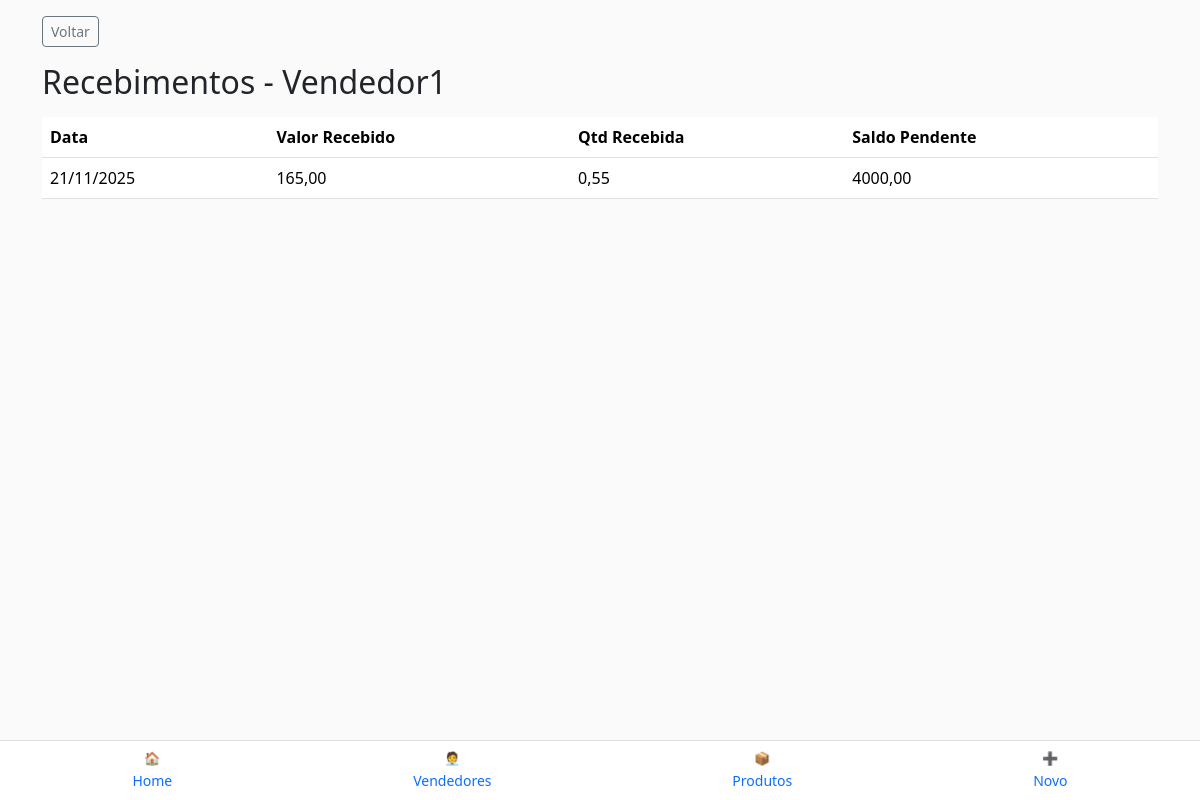
Screenshot of /operacoes/recebimentos/vendedor/1/ (signed in) with the database file from the repository.
### vendedores/models.py (models this page shows, shortened)
class Vendedor(models.Model):
    organization = models.ForeignKey(Organization, on_delete=models.CASCADE, db_index=True)
    name = models.CharField(max_length=120)
    contact = models.CharField(max_length=120, blank=True)
    is_active = models.BooleanField(default=True)
    class Meta:
        unique_together = (("organization", "name"),)
        ordering = ("name",)

### operacoes/models.py (models this page shows, shortened)
class Recebimento(models.Model):
    organization = models.ForeignKey(Organization, on_delete=models.CASCADE, db_index=True)
    seller = models.ForeignKey(Vendedor, on_delete=models.PROTECT, related_name="recebimentos")
    date = models.DateField()
    amount = models.DecimalField(max_digits=14, decimal_places=2, validators=[MinValueValidator(0.01)])
    pct_sobre_saldo = models.DecimalField(max_digits=6, decimal_places=4, default=0)      # ex.: 0.4000 = 40%
    qtd_equivalente = models.DecimalField(max_digits=14, decimal_places=2, default=0)
    saldo_apos = models.DecimalField(max_digits=14, decimal_places=2, default=0)

### operacoes/views.py (the view)
@login_required
def recebimentos_por_vendedor(request, vendedor_id):
    org = request.current_org
    vendedor = get_object_or_404(Vendedor, pk=vendedor_id, organization=org)
    recebimentos = Recebimento.objects.filter(
        organization=org,
        seller=vendedor
    ).order_by('-date')
    return render(request, 'operacoes/recebimentos_por_vendedor.html', {
        'vendedor': vendedor,
        'recebimentos': recebimentos,
    })

### templates/operacoes/recebimentos_por_vendedor.html (shortened to what this page needs)
{% extends "base.html" %}
{% block content %}
<div class="container mt-3">
  <p class="mb-3">
    <a href="{% url 'vendedores_list' %}" class="btn btn-sm btn-outline-secondary">
      Voltar
    </a>
  </p>
  <h2 class="mb-3">Recebimentos - {{ vendedor.name }}</h2>
  {% if recebimentos %}
    <table class="table">
      <thead>
        <tr>
          <th>Data</th>
          <th>Valor Recebido</th>
          <th>Qtd Recebida</th>
          <th>Saldo Pendente</th>
        </tr>
      </thead>
      <tbody>
        {% for r in recebimentos %}
          <tr>
            <td>{{ r.date|date:"d/m/Y" }}</td>
            <td>{{ r.amount }}</td>
            <td>{{ r.qtd_equivalente }}</td>
            <td>{{ r.saldo_apos }}</td>
          </tr>
        {% endfor %}
      </tbody>
    </table>
  {% else %}
    <p>Não há recebimentos registrados para este vendedor.</p>
  {% endif %}
</div>
{% endblock %}

### templates/base.html (style rules this page uses)
body { background:#fafafa; }

### rows the page displays
Vendedor: name "Vendedor1"
Recebimento: date "21/11/2025", amount "165,00", qtd_equivalente "0,55", saldo_apos "4000,00"
